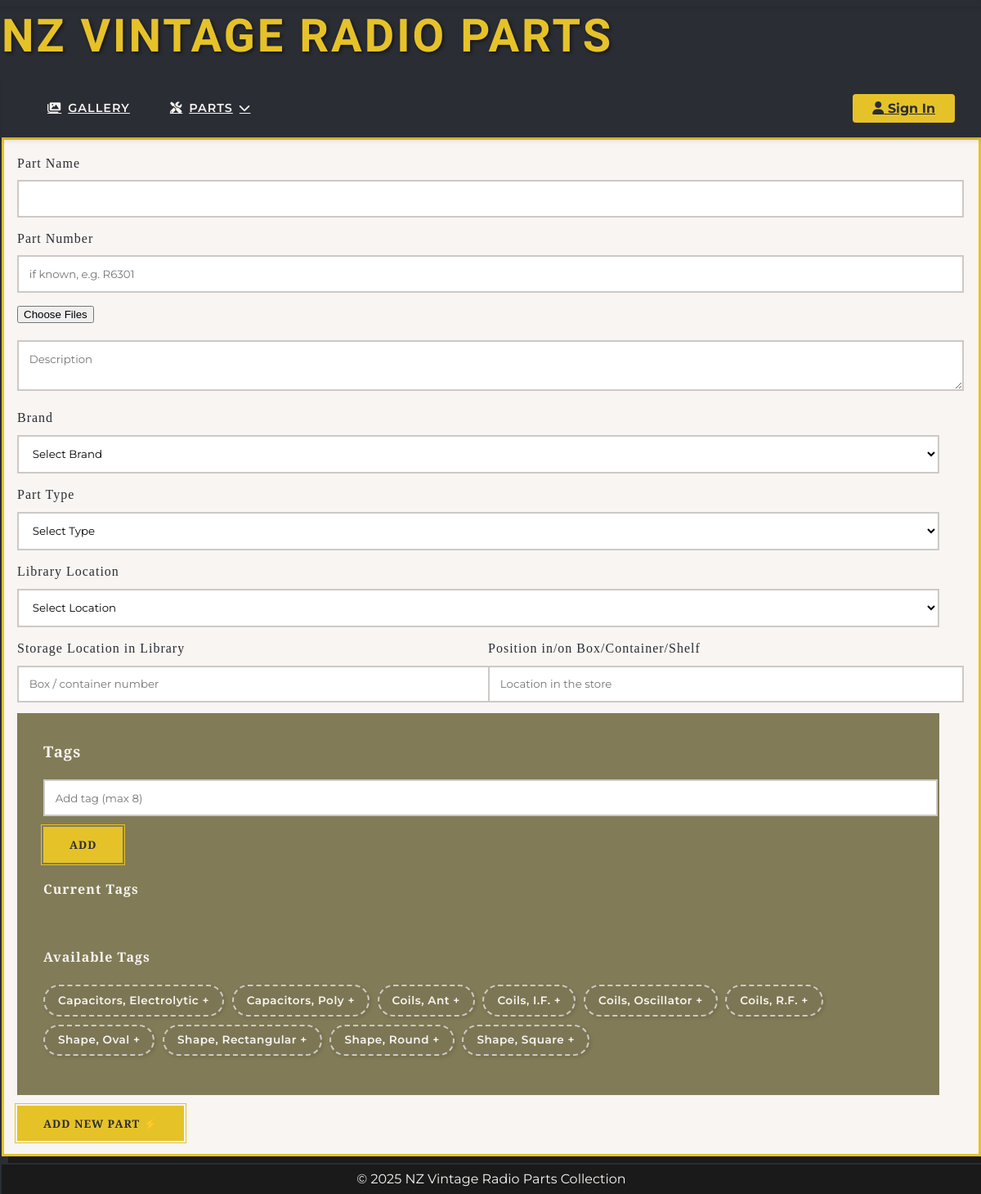
/parts/add, run on an earlier commit of the app's database.
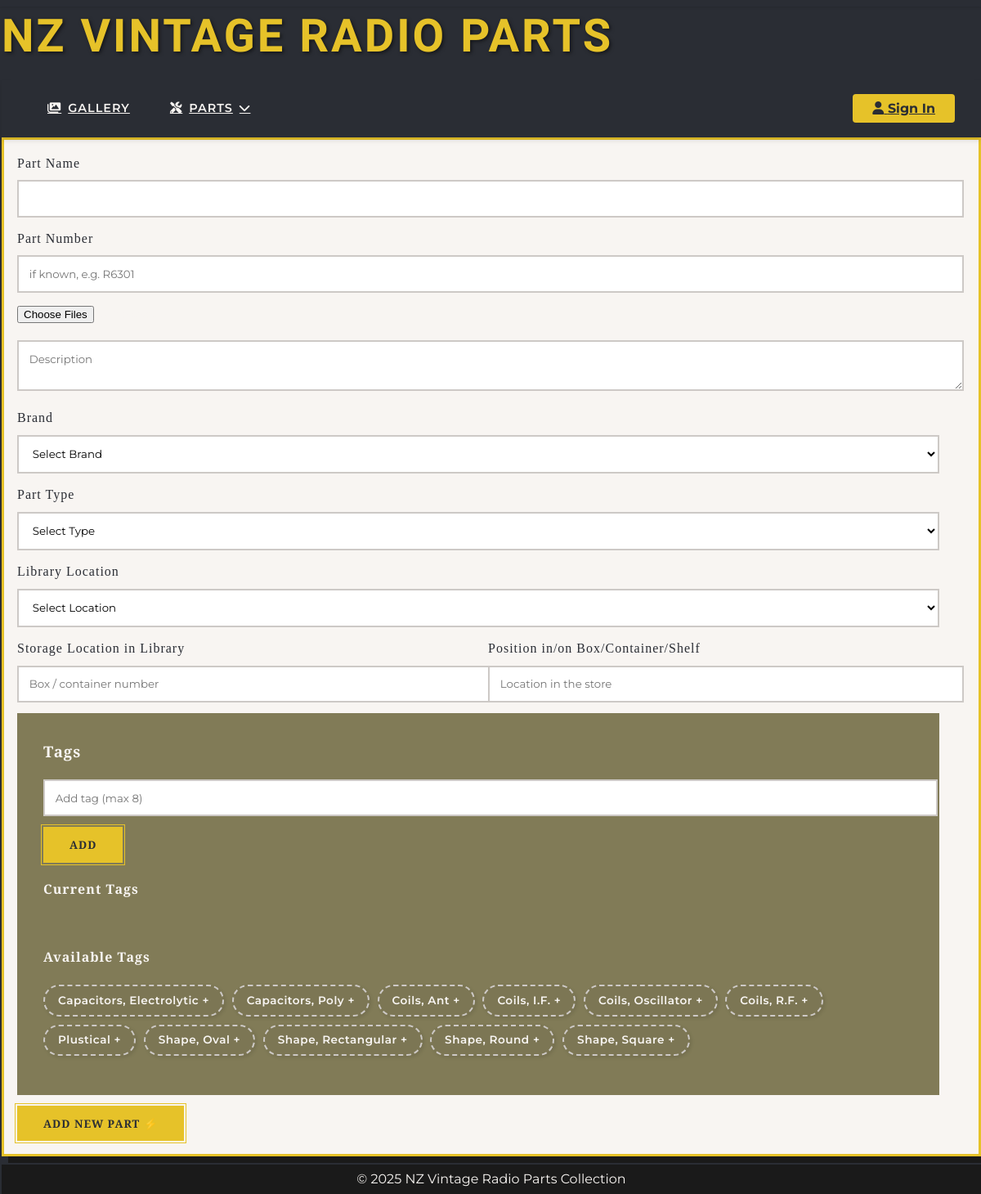
And on a later commit of the database.
### app/models.py (models this page shows, shortened)
class Tag(db.Model):
    __tablename__ = 'Tag'
    id = db.Column(db.Integer, primary_key=True, autoincrement=True)
    name = db.Column(db.String(100), nullable=False, unique=True)
    description = db.Column(db.String(255))
    slug = db.Column(db.String(100), nullable=False, unique=True, index=True)
    parts = db.relationship('Part', secondary=part_tags, back_populates='tags')

### app/blueprints/parts.py (the view, shortened to what this page needs)
@bp.route('/add', methods=['GET', 'POST'])
@bp.route('/<int:part_id>/edit', methods=['GET', 'POST'])
def manage_part(part_id=None):
    part = Part.query.get(part_id) if part_id else None
    brands = Brand.query.order_by(Brand.name).all()
    part_types = PartType.query.order_by(PartType.name).all()
    locations = Location.query.order_by(Location.name).all()
    all_tags = Tag.query.order_by(Tag.name).all()
    return render_template('manage_part.html',
                         part=part,
                         brands=brands,
                         part_types=part_types,
                         locations=locations,
                         all_tags=all_tags)

### app/blueprints/parts.py (called while the page is built)
@bp.context_processor
def inject_now():
    return {'current_year': datetime.now().year}

### app/templates/manage_part.html (shortened to what this page needs)
{% extends 'layout.html' %}
{% block content %}
<form id="part-form" class="art-deco-form" method="POST" enctype="multipart/form-data" data-upload-url="{{ url_for('parts.upload_images') }}">
    <div class="form-group">
        <label for="name">Part Name</label>
        <input type="text" id="name" name="name"
               maxlength="100" placeholder="" value="{{ part.name if part }}">
    </div>
    <div class="form-group">
        <label for="part_number">Part Number</label>
        <input type="text" id="part_number" name="part_number"
               maxlength="30" placeholder="if known, e.g. R6301" value="{{ part.part_number if part }}">
    </div>
    <div class="upload-section">
        <input type="file" class="filepond" name="file" multiple>
    </div>
    <textarea name="description" maxlength="1024" placeholder="Description">
        {{- part.description if part -}}
    </textarea>
    <label for="brand">Brand</label>
    <select name="brand_id">
        <option value="">Select Brand</option>
    </select>
    <label for="part_type">Part Type</label>
    <select name="part_type_id" required>
        <option value="">Select Type</option>
    </select>
    <label for="location">Library Location</label>
    <select name="location_id" id="location_id" required>
        <option value="">Select Location</option>
    </select>
    <div class="form-row">
        <div class="form-group">
            <label for="box">Storage Location in Library</label>
            <input type="text" id="box" name="box" maxlength="20"
                placeholder="Box / container number" value="{{ part.box if part }}">
        </div>
        <div class="form-group">
            <label for="box">Position in/on Box/Container/Shelf</label>
            <input type="text" id="position" name="position" maxlength="50"
                placeholder="Location in the store" value="{{ part.position if part }}">
        </div>
    </div>
    <div class="tag-manager">
        <h3>Tags</h3>
        <div class="tag-input-group">
            <input type="text" id="tag-input" placeholder="Add tag (max 8)" maxlength="100"
                   aria-label="Add new tag">
            <button type="button" id="add-tag-btn" class="vintage-button small-button">
                <span class="button-text">Add</span>
            </button>
        </div>
        <div class="tag-section">
            <h4>Current Tags</h4>
        </div>
        <div class="tag-section">
            <h4>Available Tags</h4>
            <div id="existing-tags" class="tag-cloud">
                {% for tag in all_tags %}
                    {% if not part or tag not in part.tags %}
                    <span class="tag available-tag" data-tag-name="{{ tag.name }}">
                        {{ tag.name }}
                        <span class="add-tag" aria-hidden="true">+</span>
                    </span>
                    {% endif %}
                {% endfor %}
            </div>
        </div>
    </div>
    <div class="form-footer">
        <button type="submit" class="vintage-button" id="submit-button">
            <span class="button-text">
                {% if part %}Update{% else %}Add New{% endif %} Part
            </span>
            <span class="button-icon">⚡</span>
        </button>
    </div>
</form>
{% block scripts %}
<link href="https://unpkg.com/filepond/dist/filepond.min.css" rel="stylesheet">
<link href="https://unpkg.com/filepond-plugin-image-preview/dist/filepond-plugin-image-preview.min.css" rel="stylesheet">
{% endblock %}
{% endblock %}

What changed in the data, as far as the page shows it:
added Tag: name "Plustical"
